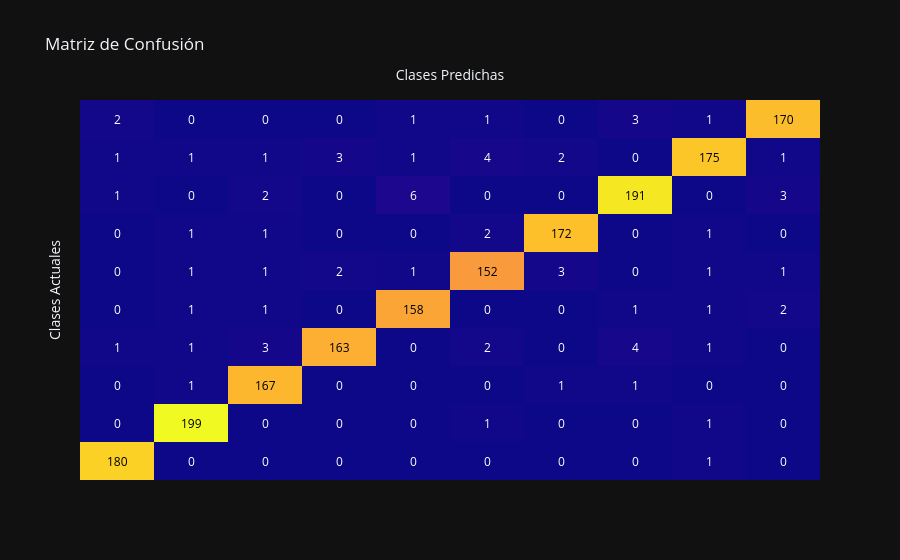

The cell this chart's notebook holds for it:
### Code cell
# Realizar predicciones
y_pred = svc.predict(X_test)

# Crear una matriz de confusión
cm = confusion_matrix(y_test, y_pred)
ff.create_annotated_heatmap(z=cm).update_layout(title='Matriz de Confusión', xaxis_title='Clases Predichas', yaxis_title='Clases Actuales')

### Figure 1 — Plotly figure (JSON) as saved in the notebook; plotly's stock layout.template omitted (floating-point values rounded to 4 significant figures)
{"data": [{"colorscale": [[0, "#0d0887"], [0.1111, "#46039f"], [0.2222, "#7201a8"], [0.3333, "#9c179e"], [0.4444, "#bd3786"], [0.5556, "#d8576b"], [0.6667, "#ed7953"], [0.7778, "#fb9f3a"], [0.8889, "#fdca26"], [1, "#f0f921"]], "reversescale": false, "showscale": false, "type": "heatmap", "z": [[180, 0, 0, 0, 0, 0, 0, 0, 1, 0], [0, 199, 0, 0, 0, 1, 0, 0, 1, 0], [0, 1, 167, 0, 0, 0, 1, 1, 0, 0], [1, 1, 3, 163, 0, 2, 0, 4, 1, 0], [0, 1, 1, 0, 158, 0, 0, 1, 1, 2], [0, 1, 1, 2, 1, 152, 3, 0, 1, 1], [0, 1, 1, 0, 0, 2, 172, 0, 1, 0], [1, 0, 2, 0, 6, 0, 0, 191, 0, 3], [1, 1, 1, 3, 1, 4, 2, 0, 175, 1], [2, 0, 0, 0, 1, 1, 0, 3, 1, 170]]}], "layout": {"annotations": [{"font": {"color": "#000000"}, "showarrow": false, "text": "180", "x": 0, "xref": "x", "y": 0, "yref": "y"}, {"font": {"color": "#FFFFFF"}, "showarrow": false, "text": "0", "x": 1, "xref": "x", "y": 0, "yref": "y"}, {"font": {"color": "#FFFFFF"}, "showarrow": false, "text": "0", "x": 2, "xref": "x", "y": 0, "yref": "y"}, {"font": {"color": "#FFFFFF"}, "showarrow": false, "text": "0", "x": 3, "xref": "x", "y": 0, "yref": "y"}, {"font": {"color": "#FFFFFF"}, "showarrow": false, "text": "0", "x": 4, "xref": "x", "y": 0, "yref": "y"}, {"font": {"color": "#FFFFFF"}, "showarrow": false, "text": "0", "x": 5, "xref": "x", "y": 0, "yref": "y"}, {"font": {"color": "#FFFFFF"}, "showarrow": false, "text": "0", "x": 6, "xref": "x", "y": 0, "yref": "y"}, {"font": {"color": "#FFFFFF"}, "showarrow": false, "text": "0", "x": 7, "xref": "x", "y": 0, "yref": "y"}, {"font": {"color": "#FFFFFF"}, "showarrow": false, "text": "1", "x": 8, "xref": "x", "y": 0, "yref": "y"}, {"font": {"color": "#FFFFFF"}, "showarrow": false, "text": "0", "x": 9, "xref": "x", "y": 0, "yref": "y"}, {"font": {"color": "#FFFFFF"}, "showarrow": false, "text": "0", "x": 0, "xref": "x", "y": 1, "yref": "y"}, {"font": {"color": "#000000"}, "showarrow": false, "text": "199", "x": 1, "xref": "x", "y": 1, "yref": "y"}, {"font": {"color": "#FFFFFF"}, "showarrow": false, "text": "0", "x": 2, "xref": "x", "y": 1, "yref": "y"}, {"font": {"color": "#FFFFFF"}, "showarrow": false, "text": "0", "x": 3, "xref": "x", "y": 1, "yref": "y"}, {"font": {"color": "#FFFFFF"}, "showarrow": false, "text": "0", "x": 4, "xref": "x", "y": 1, "yref": "y"}, {"font": {"color": "#FFFFFF"}, "showarrow": false, "text": "1", "x": 5, "xref": "x", "y": 1, "yref": "y"}, {"font": {"color": "#FFFFFF"}, "showarrow": false, "text": "0", "x": 6, "xref": "x", "y": 1, "yref": "y"}, {"font": {"color": "#FFFFFF"}, "showarrow": false, "text": "0", "x": 7, "xref": "x", "y": 1, "yref": "y"}, {"font": {"color": "#FFFFFF"}, "showarrow": false, "text": "1", "x": 8, "xref": "x", "y": 1, "yref": "y"}, {"font": {"color": "#FFFFFF"}, "showarrow": false, "text": "0", "x": 9, "xref": "x", "y": 1, "yref": "y"}, {"font": {"color": "#FFFFFF"}, "showarrow": false, "text": "0", "x": 0, "xref": "x", "y": 2, "yref": "y"}, {"font": {"color": "#FFFFFF"}, "showarrow": false, "text": "1", "x": 1, "xref": "x", "y": 2, "yref": "y"}, {"font": {"color": "#000000"}, "showarrow": false, "text": "167", "x": 2, "xref": "x", "y": 2, "yref": "y"}, {"font": {"color": "#FFFFFF"}, "showarrow": false, "text": "0", "x": 3, "xref": "x", "y": 2, "yref": "y"}, {"font": {"color": "#FFFFFF"}, "showarrow": false, "text": "0", "x": 4, "xref": "x", "y": 2, "yref": "y"}, {"font": {"color": "#FFFFFF"}, "showarrow": false, "text": "0", "x": 5, "xref": "x", "y": 2, "yref": "y"}, {"font": {"color": "#FFFFFF"}, "showarrow": false, "text": "1", "x": 6, "xref": "x", "y": 2, "yref": "y"}, {"font": {"color": "#FFFFFF"}, "showarrow": false, "text": "1", "x": 7, "xref": "x", "y": 2, "yref": "y"}, {"font": {"color": "#FFFFFF"}, "showarrow": false, "text": "0", "x": 8, "xref": "x", "y": 2, "yref": "y"}, {"font": {"color": "#FFFFFF"}, "showarrow": false, "text": "0", "x": 9, "xref": "x", "y": 2, "yref": "y"}, {"font": {"color": "#FFFFFF"}, "showarrow": false, "text": "1", "x": 0, "xref": "x", "y": 3, "yref": "y"}, {"font": {"color": "#FFFFFF"}, "showarrow": false, "text": "1", "x": 1, "xref": "x", "y": 3, "yref": "y"}, {"font": {"color": "#FFFFFF"}, "showarrow": false, "text": "3", "x": 2, "xref": "x", "y": 3, "yref": "y"}, {"font": {"color": "#000000"}, "showarrow": false, "text": "163", "x": 3, "xref": "x", "y": 3, "yref": "y"}, {"font": {"color": "#FFFFFF"}, "showarrow": false, "text": "0", "x": 4, "xref": "x", "y": 3, "yref": "y"}, {"font": {"color": "#FFFFFF"}, "showarrow": false, "text": "2", "x": 5, "xref": "x", "y": 3, "yref": "y"}, {"font": {"color": "#FFFFFF"}, "showarrow": false, "text": "0", "x": 6, "xref": "x", "y": 3, "yref": "y"}, {"font": {"color": "#FFFFFF"}, "showarrow": false, "text": "4", "x": 7, "xref": "x", "y": 3, "yref": "y"}, {"font": {"color": "#FFFFFF"}, "showarrow": false, "text": "1", "x": 8, "xref": "x", "y": 3, "yref": "y"}, {"font": {"color": "#FFFFFF"}, "showarrow": false, "text": "0", "x": 9, "xref": "x", "y": 3, "yref": "y"}, {"font": {"color": "#FFFFFF"}, "showarrow": false, "text": "0", "x": 0, "xref": "x", "y": 4, "yref": "y"}, {"font": {"color": "#FFFFFF"}, "showarrow": false, "text": "1", "x": 1, "xref": "x", "y": 4, "yref": "y"}, {"font": {"color": "#FFFFFF"}, "showarrow": false, "text": "1", "x": 2, "xref": "x", "y": 4, "yref": "y"}, {"font": {"color": "#FFFFFF"}, "showarrow": false, "text": "0", "x": 3, "xref": "x", "y": 4, "yref": "y"}, {"font": {"color": "#000000"}, "showarrow": false, "text": "158", "x": 4, "xref": "x", "y": 4, "yref": "y"}, {"font": {"color": "#FFFFFF"}, "showarrow": false, "text": "0", "x": 5, "xref": "x", "y": 4, "yref": "y"}, {"font": {"color": "#FFFFFF"}, "showarrow": false, "text": "0", "x": 6, "xref": "x", "y": 4, "yref": "y"}, {"font": {"color": "#FFFFFF"}, "showarrow": false, "text": "1", "x": 7, "xref": "x", "y": 4, "yref": "y"}, {"font": {"color": "#FFFFFF"}, "showarrow": false, "text": "1", "x": 8, "xref": "x", "y": 4, "yref": "y"}, {"font": {"color": "#FFFFFF"}, "showarrow": false, "text": "2", "x": 9, "xref": "x", "y": 4, "yref": "y"}, {"font": {"color": "#FFFFFF"}, "showarrow": false, "text": "0", "x": 0, "xref": "x", "y": 5, "yref": "y"}, {"font": {"color": "#FFFFFF"}, "showarrow": false, "text": "1", "x": 1, "xref": "x", "y": 5, "yref": "y"}, {"font": {"color": "#FFFFFF"}, "showarrow": false, "text": "1", "x": 2, "xref": "x", "y": 5, "yref": "y"}, {"font": {"color": "#FFFFFF"}, "showarrow": false, "text": "2", "x": 3, "xref": "x", "y": 5, "yref": "y"}, {"font": {"color": "#FFFFFF"}, "showarrow": false, "text": "1", "x": 4, "xref": "x", "y": 5, "yref": "y"}, {"font": {"color": "#000000"}, "showarrow": false, "text": "152", "x": 5, "xref": "x", "y": 5, "yref": "y"}, {"font": {"color": "#FFFFFF"}, "showarrow": false, "text": "3", "x": 6, "xref": "x", "y": 5, "yref": "y"}, {"font": {"color": "#FFFFFF"}, "showarrow": false, "text": "0", "x": 7, "xref": "x", "y": 5, "yref": "y"}, {"font": {"color": "#FFFFFF"}, "showarrow": false, "text": "1", "x": 8, "xref": "x", "y": 5, "yref": "y"}, {"font": {"color": "#FFFFFF"}, "showarrow": false, "text": "1", "x": 9, "xref": "x", "y": 5, "yref": "y"}, {"font": {"color": "#FFFFFF"}, "showarrow": false, "text": "0", "x": 0, "xref": "x", "y": 6, "yref": "y"}, {"font": {"color": "#FFFFFF"}, "showarrow": false, "text": "1", "x": 1, "xref": "x", "y": 6, "yref": "y"}, {"font": {"color": "#FFFFFF"}, "showarrow": false, "text": "1", "x": 2, "xref": "x", "y": 6, "yref": "y"}, {"font": {"color": "#FFFFFF"}, "showarrow": false, "text": "0", "x": 3, "xref": "x", "y": 6, "yref": "y"}, {"font": {"color": "#FFFFFF"}, "showarrow": false, "text": "0", "x": 4, "xref": "x", "y": 6, "yref": "y"}, {"font": {"color": "#FFFFFF"}, "showarrow": false, "text": "2", "x": 5, "xref": "x", "y": 6, "yref": "y"}, {"font": {"color": "#000000"}, "showarrow": false, "text": "172", "x": 6, "xref": "x", "y": 6, "yref": "y"}, {"font": {"color": "#FFFFFF"}, "showarrow": false, "text": "0", "x": 7, "xref": "x", "y": 6, "yref": "y"}, {"font": {"color": "#FFFFFF"}, "showarrow": false, "text": "1", "x": 8, "xref": "x", "y": 6, "yref": "y"}, {"font": {"color": "#FFFFFF"}, "showarrow": false, "text": "0", "x": 9, "xref": "x", "y": 6, "yref": "y"}, {"font": {"color": "#FFFFFF"}, "showarrow": false, "text": "1", "x": 0, "xref": "x", "y": 7, "yref": "y"}, {"font": {"color": "#FFFFFF"}, "showarrow": false, "text": "0", "x": 1, "xref": "x", "y": 7, "yref": "y"}, {"font": {"color": "#FFFFFF"}, "showarrow": false, "text": "2", "x": 2, "xref": "x", "y": 7, "yref": "y"}, {"font": {"color": "#FFFFFF"}, "showarrow": false, "text": "0", "x": 3, "xref": "x", "y": 7, "yref": "y"}, {"font": {"color": "#FFFFFF"}, "showarrow": false, "text": "6", "x": 4, "xref": "x", "y": 7, "yref": "y"}, {"font": {"color": "#FFFFFF"}, "showarrow": false, "text": "0", "x": 5, "xref": "x", "y": 7, "yref": "y"}, {"font": {"color": "#FFFFFF"}, "showarrow": false, "text": "0", "x": 6, "xref": "x", "y": 7, "yref": "y"}, {"font": {"color": "#000000"}, "showarrow": false, "text": "191", "x": 7, "xref": "x", "y": 7, "yref": "y"}, {"font": {"color": "#FFFFFF"}, "showarrow": false, "text": "0", "x": 8, "xref": "x", "y": 7, "yref": "y"}, {"font": {"color": "#FFFFFF"}, "showarrow": false, "text": "3", "x": 9, "xref": "x", "y": 7, "yref": "y"}, {"font": {"color": "#FFFFFF"}, "showarrow": false, "text": "1", "x": 0, "xref": "x", "y": 8, "yref": "y"}, {"font": {"color": "#FFFFFF"}, "showarrow": false, "text": "1", "x": 1, "xref": "x", "y": 8, "yref": "y"}, {"font": {"color": "#FFFFFF"}, "showarrow": false, "text": "1", "x": 2, "xref": "x", "y": 8, "yref": "y"}, {"font": {"color": "#FFFFFF"}, "showarrow": false, "text": "3", "x": 3, "xref": "x", "y": 8, "yref": "y"}, {"font": {"color": "#FFFFFF"}, "showarrow": false, "text": "1", "x": 4, "xref": "x", "y": 8, "yref": "y"}, {"font": {"color": "#FFFFFF"}, "showarrow": false, "text": "4", "x": 5, "xref": "x", "y": 8, "yref": "y"}, {"font": {"color": "#FFFFFF"}, "showarrow": false, "text": "2", "x": 6, "xref": "x", "y": 8, "yref": "y"}, {"font": {"color": "#FFFFFF"}, "showarrow": false, "text": "0", "x": 7, "xref": "x", "y": 8, "yref": "y"}, {"font": {"color": "#000000"}, "showarrow": false, "text": "175", "x": 8, "xref": "x", "y": 8, "yref": "y"}, {"font": {"color": "#FFFFFF"}, "showarrow": false, "text": "1", "x": 9, "xref": "x", "y": 8, "yref": "y"}, {"font": {"color": "#FFFFFF"}, "showarrow": false, "text": "2", "x": 0, "xref": "x", "y": 9, "yref": "y"}, {"font": {"color": "#FFFFFF"}, "showarrow": false, "text": "0", "x": 1, "xref": "x", "y": 9, "yref": "y"}, {"font": {"color": "#FFFFFF"}, "showarrow": false, "text": "0", "x": 2, "xref": "x", "y": 9, "yref": "y"}, {"font": {"color": "#FFFFFF"}, "showarrow": false, "text": "0", "x": 3, "xref": "x", "y": 9, "yref": "y"}, {"font": {"color": "#FFFFFF"}, "showarrow": false, "text": "1", "x": 4, "xref": "x", "y": 9, "yref": "y"}, {"font": {"color": "#FFFFFF"}, "showarrow": false, "text": "1", "x": 5, "xref": "x", "y": 9, "yref": "y"}, {"font": {"color": "#FFFFFF"}, "showarrow": false, "text": "0", "x": 6, "xref": "x", "y": 9, "yref": "y"}, {"font": {"color": "#FFFFFF"}, "showarrow": false, "text": "3", "x": 7, "xref": "x", "y": 9, "yref": "y"}, {"font": {"color": "#FFFFFF"}, "showarrow": false, "text": "1", "x": 8, "xref": "x", "y": 9, "yref": "y"}, {"font": {"color": "#000000"}, "showarrow": false, "text": "170", "x": 9, "xref": "x", "y": 9, "yref": "y"}], "title": {"text": "Matriz de Confusión"}, "xaxis": {"gridcolor": "rgb(0, 0, 0)", "showticklabels": false, "side": "top", "ticks": "", "title": {"text": "Clases Predichas"}}, "yaxis": {"showticklabels": false, "ticks": "", "ticksuffix": "  ", "title": {"text": "Clases Actuales"}}}}
